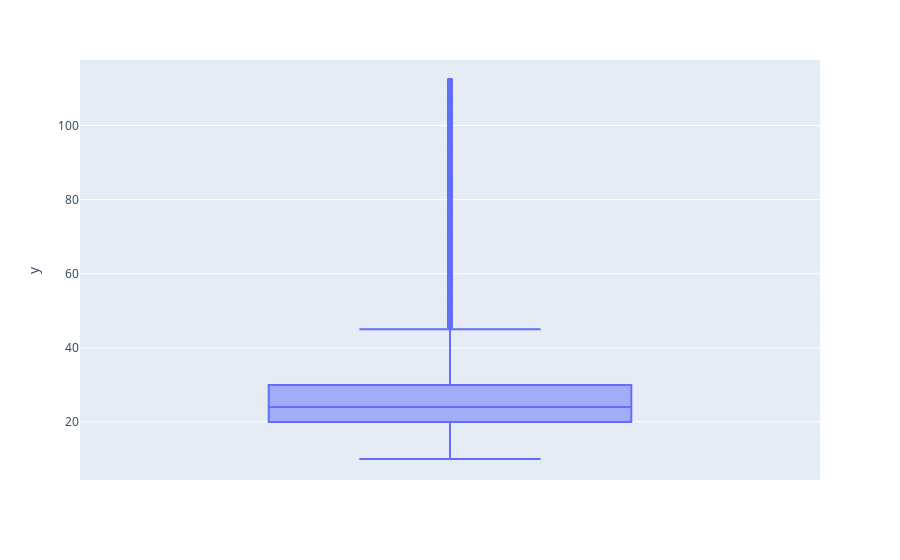

This figure's notebook cell:
### Code cell
px.box(y=rolling_freq)

### Figure 1 — Plotly figure (JSON) as saved in the notebook; plotly's stock layout.template omitted (floating-point values rounded to 4 significant figures; data arrays with more than 128 entries replaced by an {"elided": "..."} marker saying what was removed)
{"data": [{"alignmentgroup": "True", "hoverlabel": {"namelength": 0}, "hovertemplate": "y=%{y}", "legendgroup": "", "marker": {"color": "#636efa"}, "name": "", "notched": false, "offsetgroup": "", "orientation": "v", "showlegend": false, "type": "box", "x0": " ", "xaxis": "x", "y": {"elided": "8179 int values"}, "y0": " ", "yaxis": "y"}], "layout": {"autosize": true, "boxmode": "group", "legend": {"tracegroupgap": 0}, "margin": {"t": 60}, "xaxis": {"anchor": "y", "autorange": true, "domain": [0, 1], "range": [-0.5, 0.5], "type": "category"}, "yaxis": {"anchor": "x", "autorange": true, "domain": [0, 1], "range": [4.333, 117.7], "title": {"text": "y"}, "type": "linear"}}}
